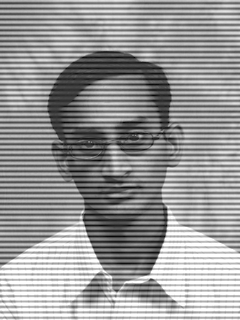
#> input picture Innovation and design in big data analysis/source_code_from_book/labs/Lab4/Lab4q (4oo6)/ex2n.png, 240 x 320 px
$ jupyter execute 'MATH4280LAB4q(1).ipynb'   (shell and % lines are left out)
#> lines starting #> are read from the running program, lines starting #| are printed output that depends on the picture; after the words box and inside, x2 and y2 are one past the last pixel; in counts of white or black regions, pixels touching at a corner belong together
<h2><center>THE CHINESE UNIVERSITY OF HONG KONG<br />
    Department of Mathematics<br />
 MATH4280<br />
    Innovation and Design in Big Data Analytics</center></h2>

# LAB ASSIGNMENT ACTIVITY 4

# Question 1

Try to denoise the image (ex2n.png) by implementing a blur with an FFT.

The image (ex2n.png) is blurred by a horizontal noise. This question is asking you to remove the noise by FFT.

[cell 1]
import numpy as np
import matplotlib.pyplot as plt
from scipy import fftpack
from scipy.fft import fft2,ifft2,fftshift,ifftshift


def plot_spectrum(im_fft):
    from matplotlib.colors import LogNorm
    # A logarithmic colormap
    plt.imshow(np.abs(im_fft), norm=LogNorm(vmin=5))
    plt.colorbar()


im = plt.imread('ex2n.png').astype(float)
#> im: shape (320, 240) float64; min 0.00392, max 1, mean 0.593

plt.figure()
plt.imshow(im, plt.cm.gray)
plt.title('Original image')

[cell 2]
import numpy as np
import matplotlib.pyplot as plt
from scipy import fftpack
from scipy.fft import fft2, ifft2, fftshift, ifftshift
from matplotlib.colors import LogNorm

def denoise_image_with_frequencies(im, start_freq, end_freq, step_freq):
    # Perform 2D FFT
#> called with start_freq = 20, end_freq = 100, step_freq = 20
    im_fft = fftshift(fft2(im))

    # Create a list of different frequency cutoffs
    noise_frequencies = np.arange(start_freq, end_freq + step_freq, step_freq)

    # Create subplots for each denoised image
    plt.figure(figsize=(16, 4))
    for i, noise_freq in enumerate(noise_frequencies):
        # Create a mask to filter out noise frequencies
        rows, cols = im.shape
        crow, ccol = rows // 2, cols // 2
        mask = np.ones((rows, cols), np.uint8)
        r = noise_freq  # Radius of the mask, represents the cutoff frequency
        center = [crow, ccol]
        x, y = np.ogrid[:rows, :cols]
        mask_area = (x - center[0]) ** 2 + (y - center[1]) ** 2 <= r*r
        mask[mask_area] = 0

        # Apply the mask to the spectrum
        im_fft_denoised = im_fft * mask

        # Perform Inverse FFT to obtain the denoised image
        im_denoised = np.abs(ifft2(ifftshift(im_fft_denoised)))

        # Display the denoised image
        plt.subplot(1, len(noise_frequencies), i+1)
        plt.imshow(im_denoised, cmap=plt.cm.gray)
        plt.title(f'Noise Frequency Cutoff: {noise_freq}')
#> this loop made 5 passes
#> pass 1, in denoise_image_with_frequencies, `im_denoised = np.abs(ifft2(ifftshift(im_fft_denoised)))`:
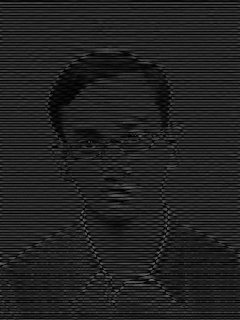
#> im_denoised: shape (320, 240) float64; min 3.81e-06, max 0.473, mean 0.134
#> pass 3, in denoise_image_with_frequencies, `im_denoised = np.abs(ifft2(ifftshift(im_fft_denoised)))`:
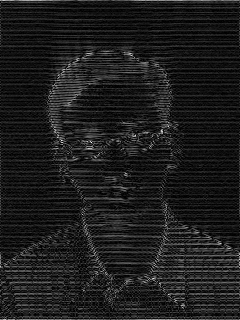
#> im_denoised: shape (320, 240) float64; min 9.37e-07, max 0.198, mean 0.0228; drawn with min black and max white
#> after the loop:
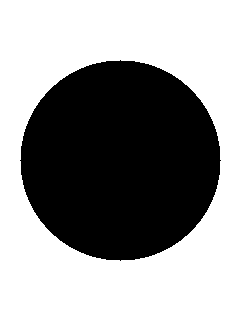
#> mask: shape (320, 240); values 0 (black) and 1 (white), 59.1% white; 1 black region, box (x1, y1, x2, y2) and area: (20, 60, 221, 261) 31417

    plt.show()
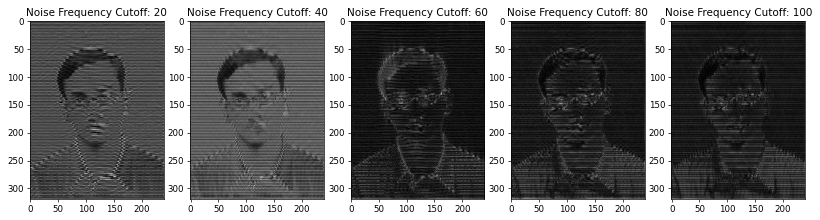
#> figure drawn by matplotlib, 5 panels

# Load the image
im = plt.imread('ex2n.png').astype(float)

# Specify start, end, and step for the frequency cutoffs
start_freq = 20
end_freq = 100
step_freq = 20

# Call the function to denoise the image with specified frequency cutoffs
denoise_image_with_frequencies(im, start_freq, end_freq, step_freq)

# Question 2

Try to denoise the image (ex2n.png) by implementing a blur with 2D multilevel Discrete wavelet transform.

The image (ex2n.png) is blurred by a horizontal noise. This question is asking you to remove the noise by 2D multilevel Discrete wavelet transform.

[cell 3]
import numpy as np
import matplotlib.pyplot as plt
import pywt


im = plt.imread('ex2n.png').astype(float)


plt.figure()
plt.imshow(im, plt.cm.gray)
plt.title('Original image')

[cell 4]
import numpy as np
import matplotlib.pyplot as plt
import pywt

# Load the noisy image
im = plt.imread('ex2n.png').astype(float)


coeffs3 = pywt.wavedec2(im, 'haar')
#> coeffs3 = 8 items
coeffs3[-1] = tuple([np.zeros_like(v) for v in coeffs3[-1]])
coeffs3[-2] = tuple([np.zeros_like(v) for v in coeffs3[-2]])
imw=pywt.waverec2(coeffs3, 'haar')
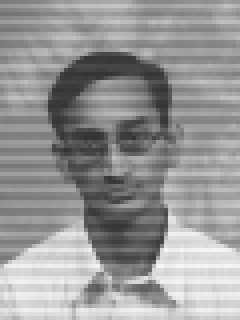
#> imw: shape (320, 240) float64; min 0.197, max 0.968, mean 0.593


# Display the original image
plt.figure()
plt.imshow(im, plt.cm.gray)
plt.title('Original image')

# Display the denoised image
plt.figure()
plt.imshow(imw, plt.cm.gray)
plt.title('Denoised image')

# Save the denoised image
plt.imsave('denoised_image.png', imw, cmap=plt.cm.gray)
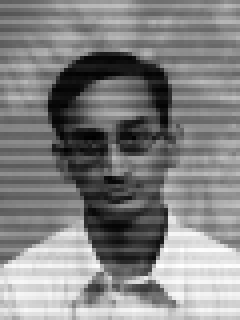
#> saved as denoised_image.png: shape (320, 240, 3); min 0, max 255, mean 130.9

## Question 3

In this question, we are going to use FFT to approximate the derivatives of a function.

Enter

[cell 5]
import numpy as np
import matplotlib.pyplot as plt
from scipy import fft

## Q3A

Write a generic function `get_derivative(f_values,n1,n2)` where
- `f_values` is a 2D np.array containing the discretized values of a 2D-function `f`,
- `n1` the order of derivative of `f` with respect to $x$ and
- `n2` the order of derivative of `f` with respect to $y$.

It outputs the corresponding derivative using `scipy.fft`.

Namely,
$$get\_ derivative(f,n1,n2)=\frac{\partial^{n1}}{\partial x^{n1}}\frac{\partial^{n2}}{\partial y^{n2}}f(x,y).$$

You may assume the function `f` is smooth and the f_values are taken on $(-\pi,\pi)\times(-\pi,\pi)$ with $100 \times 100$ gridpoints.

[cell 6]
# answer 3a
import numpy as np
from scipy import fft
import matplotlib.pyplot as plt
from mpl_toolkits.mplot3d import Axes3D

x = np.linspace(-np.pi, np.pi, 100,endpoint=False)
y = np.linspace(-np.pi, np.pi, 100,endpoint=False)
[U,V] = np.meshgrid(x,y)
k = np.array([range(0,50),range(-50,0)])
k_new = k.reshape(1,100).flatten()
[P,Q] = np.meshgrid(k_new,k_new)

# An example of f
def f(x, y):
    return np.sin(x) * np.cos(y)

def get_derivative(f, n1, n2):
    f_fft = fft2(f)
    f_fft = ((1j*P) ** n1) * ((1j*Q)**n2)*f_fft
    new_f = ifft2(f_fft).real
    return new_f

# Create a grid for x and y values

X, Y = np.meshgrid(x, y)

# Calculate the original function values
f_values = f(X, Y)

# Calculate the derivatives
n1, n2 = 2, 1  # Change n1 and n2 as needed
df_dxdy = get_derivative(f_values, n1, n2)

n3, n4 = 1, 0  # Change n3 and n4 as needed
df_d2xd2y = get_derivative(f_values, n3, n4)

# Plot the original and derivative functions
fig = plt.figure(figsize=(18, 5))

# Plot original function
ax1 = fig.add_subplot(1, 3, 1, projection='3d')
ax1.set_title('Original Function')
ax1.plot_surface(X, Y, f_values, cmap='viridis')
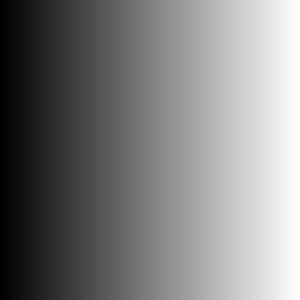
#> X: shape (100, 100) float64 (shown 3 times larger); min -3.14, max 3.08, mean -0.0314; drawn with min black and max white

# Plot first derivative function
ax2 = fig.add_subplot(1, 3, 2, projection='3d')
ax2.set_title(f'Derivative (n1={n1}, n2={n2})')
ax2.plot_surface(X, Y, df_dxdy.real, cmap='viridis')

# Plot second derivative function
ax3 = fig.add_subplot(1, 3, 3, projection='3d')
ax3.set_title(f'Derivative (n1={n3}, n2={n4})')
ax3.plot_surface(X, Y, df_d2xd2y.real, cmap='viridis')

plt.show()
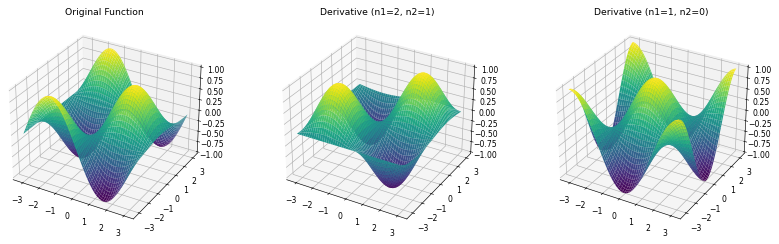
#> figure drawn by matplotlib, 3 panels

## Q3B

Now suppose `n1`= 1 and `n2`= 1. Plot two graphs:
one for approximating the mixed derivative of $f(x,y)=sin(x)cos(y)$ using `get_derivative()` and next to the true derivative given using `true_derivative()`.

The function values should be discretized on $(-\pi,\pi)\times(-\pi,\pi)$ with $100 \times 100$ gridpoints.

Plot the graphs using `plt.imshow()`.

Enter

[cell 7]
def f(x,y):
    return np.sin(x)*np.cos(y)

def true_derivative(x,y):
    return -np.cos(x)*np.sin(y)

[cell 8]
# answer 3b


import numpy as np
import matplotlib.pyplot as plt

def f(x, y):
    return np.sin(x) * np.cos(y)

def true_derivative(x, y):
    return -np.cos(x) * np.sin(y)


# Create a grid for x and y values
x = np.linspace(-np.pi, np.pi, 100)
y = np.linspace(-np.pi, np.pi, 100)
X, Y = np.meshgrid(x, y)

# Calculate the true mixed derivative
true_mixed_derivative = true_derivative(X, Y)

# Calculate the approximate mixed derivative using get_derivative function
n1, n2 = 1, 1
approx_mixed_derivative = get_derivative(f(X, Y), n1, n2)

# Plot the true mixed derivative
plt.figure(figsize=(12, 6))
plt.subplot(1, 2, 1)
plt.imshow(true_mixed_derivative, extent=(-np.pi, np.pi, -np.pi, np.pi), origin='lower', cmap='viridis')
plt.title('True Mixed Derivative')
plt.colorbar()

# Plot the approximate mixed derivative
plt.subplot(1, 2, 2)
plt.imshow(approx_mixed_derivative.real, extent=(-np.pi, np.pi, -np.pi, np.pi), origin='lower', cmap='viridis')
plt.title(f'Approximate Mixed Derivative (n1={n1}, n2={n2})')
plt.colorbar()

plt.show()
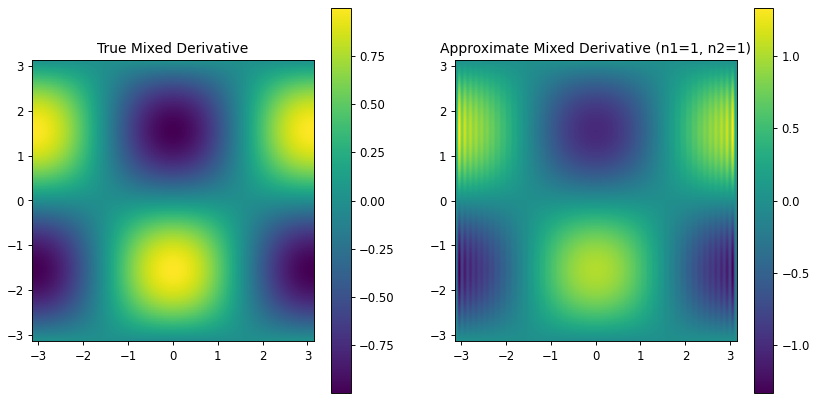
#> figure drawn by matplotlib, 4 panels
